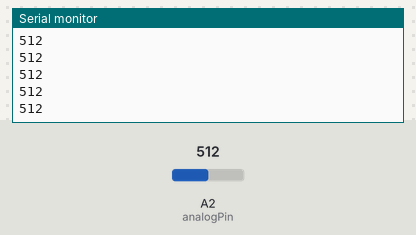
Simulated run of this sketch. Board: Arduino Uno, built with avr-gcc and run on an emulated ATmega328P. Parts: the last lines printed to the serial monitor. Inputs (shaded band) come from the test bench; at power-on: A2 (analogPin) = 512.

Above: at 1.2 s.
1.3 s: A2 (analogPin) set to 716
At 1.56 s:
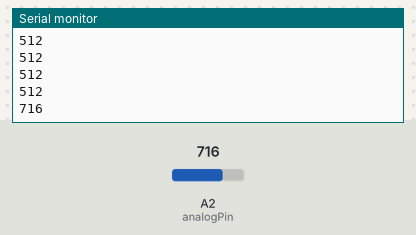
2.8 s: A2 (analogPin) set to 900
At 2.96 s:
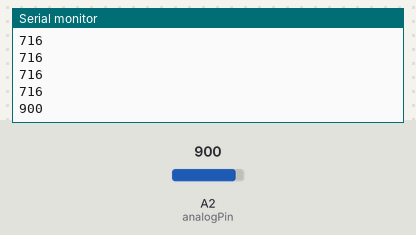
Timing chart, 0 to 5.8 s (numbered marks = the images above; inputs shaded):
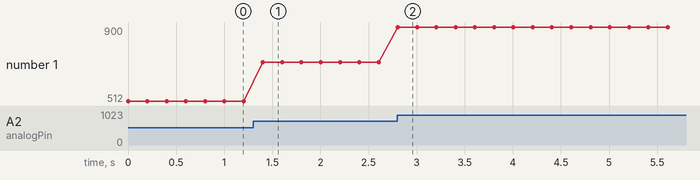

The sketch:

ReadingParallel_IR.ino
```cpp
/* Reading dual IR phototransistor (which is just the same as one, I know)
VP - 2/3/16 */

const int analogPin = A2;
int baseline =0;
int val = baseline;           // store read value

void setup()
{
  Serial.begin(9600);          //  setup serial
// arrays initialization
//    arrayinit();
}

void loop()
{
  val = analogRead(analogPin);    // read the input pin
  Serial.println(val);
  delay(200);
}

//void arrayinit(){
//  int  inc;
//  int total;
//  float IRvalArray[3];
//
//  Serial.println(" ");
//  Serial.println("Start IR initialization");
//  while (total!=3){
//  total=0;
//  for (inc=0; inc < 4 ; inc++ ){
//    IRvalArray[inc] = analogRead(analogPin);
//    if ((inc>0) && IRvalArray[inc]==IRvalArray[inc-1]){
//      total++;
//    }
//  delay(10);
//  Serial.println((long)IRvalArray[inc], DEC);
//  }
//  }
//  baseline=IRvalArray[3];
//  Serial.print("Baseline value is ");
//  Serial.println(baseline);
//
//  Serial.println("End initialization");
//}
```

Measured:
- after the input at 1.3 s, the serial monitor: prints a new line after 0.10 s (image 1)
- after the input at 2.8 s, the serial monitor: prints a new line at once (image 2)
- plotted number 1: 512 → 716 after the input at 1.3 s, 716 → 900 after the input at 2.8 s
